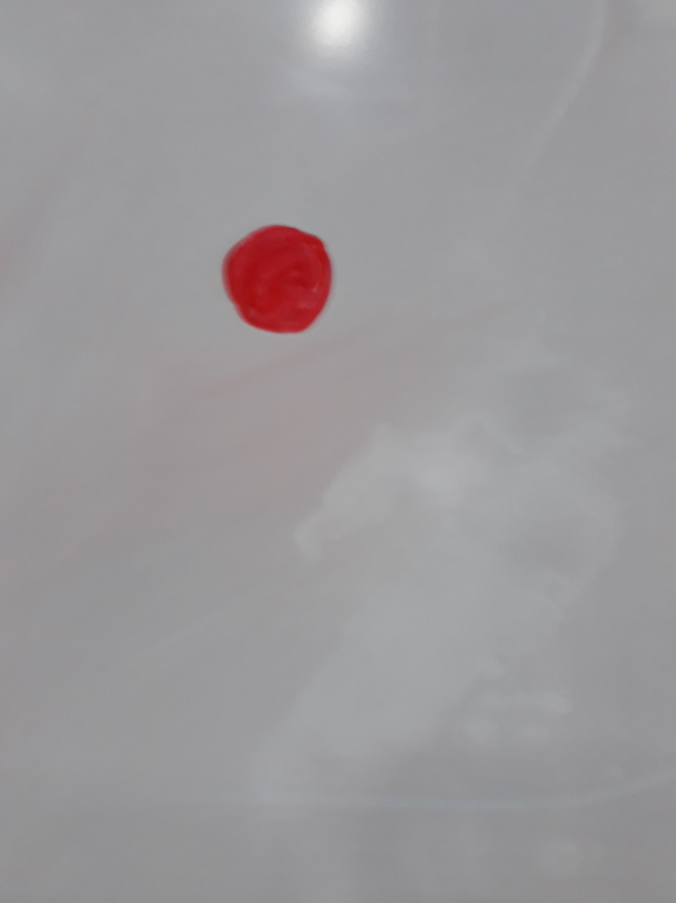
#> input picture src/launch_pad/src/red.jpg, 2704 x 3612 px (shown at 1/4 size)
$ python test.py
#> lines starting #> are read from the running program, lines starting #| are printed output that depends on the picture; after the words box and inside, x2 and y2 are one past the last pixel; in counts of white or black regions, pixels touching at a corner belong together
### src/launch_pad/src/threshold.py
import cv2
import numpy as np
import math
inp_image = cv2.imread('red.jpg', 0)
#> inp_image: shape (3612, 2704); min 51, max 242, mean 153.7
Gray_Threshold = 127

def threshold(image=inp_image):
	mean  = image.mean()
#> mean = 153.7
	Standard_deviation = np.std(image)
#> Standard_deviation = 12.63
	Gray_Threshold = mean - 2*Standard_deviation
#> Gray_Threshold = 128.5
	ret,thresh_img = cv2.threshold(image, Gray_Threshold, 255, cv2.THRESH_BINARY)
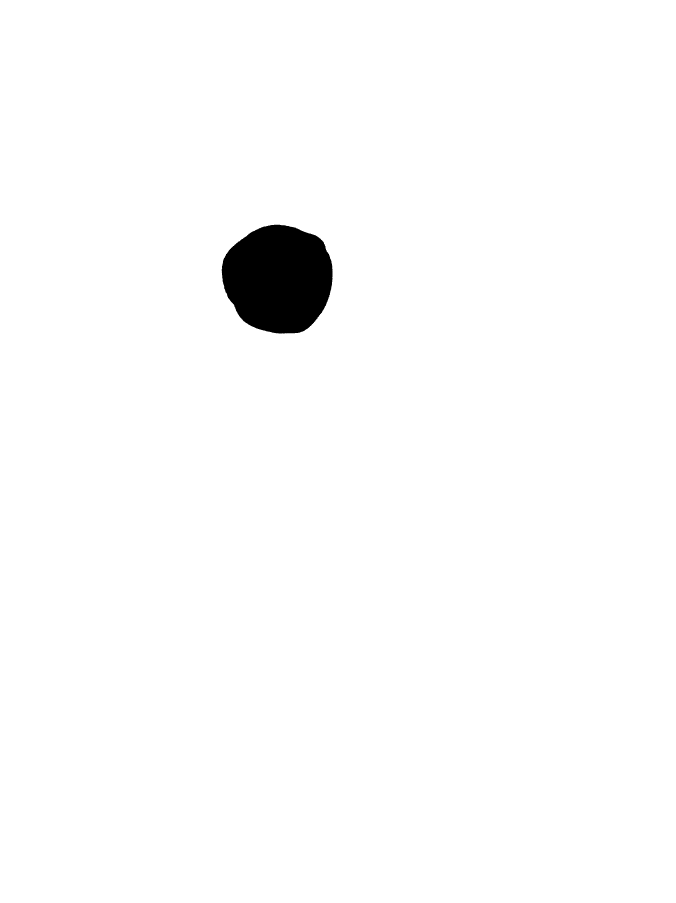
#> thresh_img: shape (3612, 2704) (shown at 1/4 size); 98.4% white; 1 black region, box (x1, y1, x2, y2) and area: (887, 899, 1330, 1334) 151665
#> ret = 128
	cv2.imwrite('im2.jpg', thresh_img)
	return thresh_img

threshold()

### src/launch_pad/src/add_matrix.py
import cv2
import numpy as np
import math
a = np.zeros((400,400,3))
#> a: shape (400, 400, 3) float64; every value is 0

def add_images(image_1=a, image_2=a):
	image_out = cv2.multiply(image_1,image_2)
	# image_out = image_out.astype(np.uint8)
	# ret,image_out = cv2.threshold(image_out, 127, 255, cv2.THRESH_BINARY_INV)
	return image_out

### src/launch_pad/src/resize_image.py
import numpy as np
import cv2

def resize_image( image):
	# image_1 = cv2.imread(image)
	dim = (600,600)
	resized = cv2.resize(image , dim  , interpolation = cv2.INTER_LINEAR)
	return(resized)

### src/launch_pad/src/test.py
import cv2
from threshold import threshold
from add_matrix import add_images
from resize_image import resize_image

im1 = cv2.imread('black.jpg', 0)
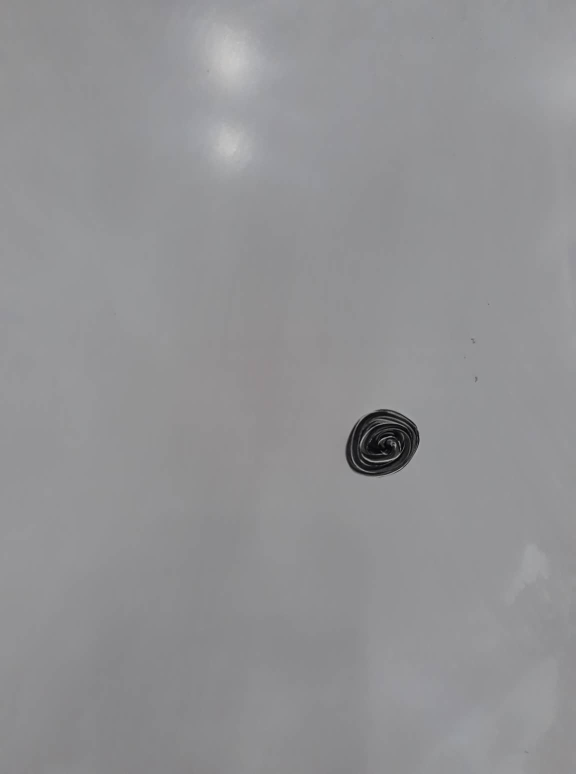
#> input picture src/launch_pad/src/black.jpg, 1152 x 1548 px (shown at 1/2 size)
#> im1: shape (1548, 1152); min 0, max 200, mean 146.2
im2 = cv2.imread('red.jpg', 0)

print(im1.shape)
#| (1548, 1152)

im1 = threshold(im1)
#> in threshold (call 2), `mean  = image.mean()`: mean = 146.2
#> in threshold (call 2), `Standard_deviation = np.std(image)`: Standard_deviation = 11.38
#> in threshold (call 2), `Gray_Threshold = mean - 2*Standard_deviation`: Gray_Threshold = 123.4
#> in threshold (call 2), `ret,thresh_img = cv2.threshold(image, Gray_Threshold, 255, cv2.THRESH_..`:
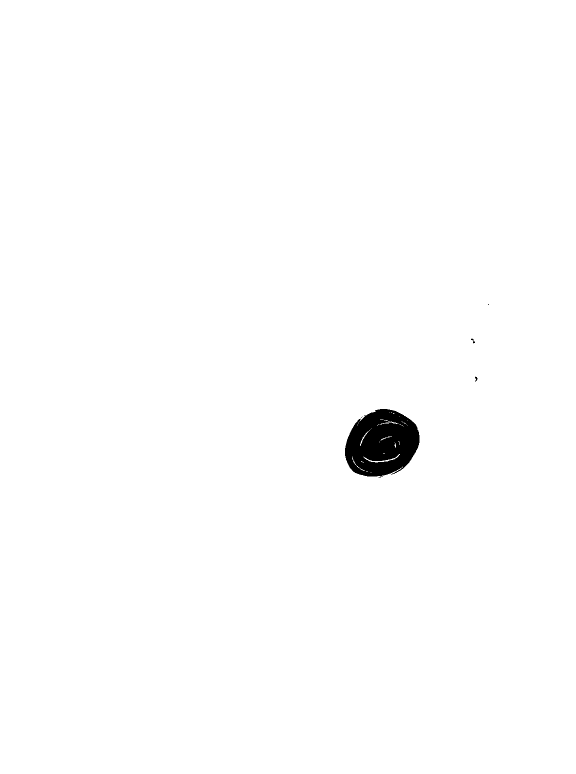
#> thresh_img: shape (1548, 1152) (shown at 1/2 size); 99.2% white; 7 black regions (4 under 20 px), largest, box (x1, y1, x2, y2) and area: (690, 818, 839, 953) 14996, (942, 677, 950, 687) 29, (950, 753, 955, 764) 29
#> in threshold (call 2), `ret,thresh_img = cv2.threshold(image, Gray_Threshold, 255, cv2.THRESH_..`: ret = 123
im2 = threshold(im2)

cv2.imwrite('im1.jpg', im1)
cv2.imwrite('im2.jpg', im2)

im1 = resize_image(im1)
#> in resize_image, `resized = cv2.resize(image , dim  , interpolation = cv2.INTER_LINEAR)`:
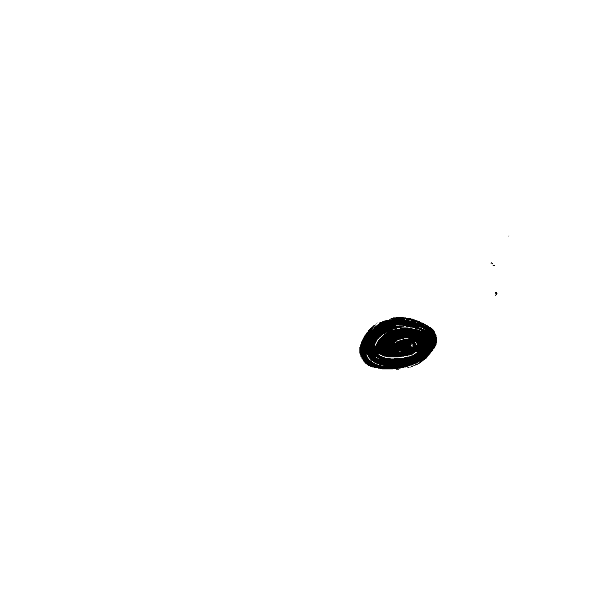
#> resized: shape (600, 600); min 0, max 255, mean 252.8
im2 = resize_image(im2)
#> in resize_image (call 2), `resized = cv2.resize(image , dim  , interpolation = cv2.INTER_LINEAR)`:
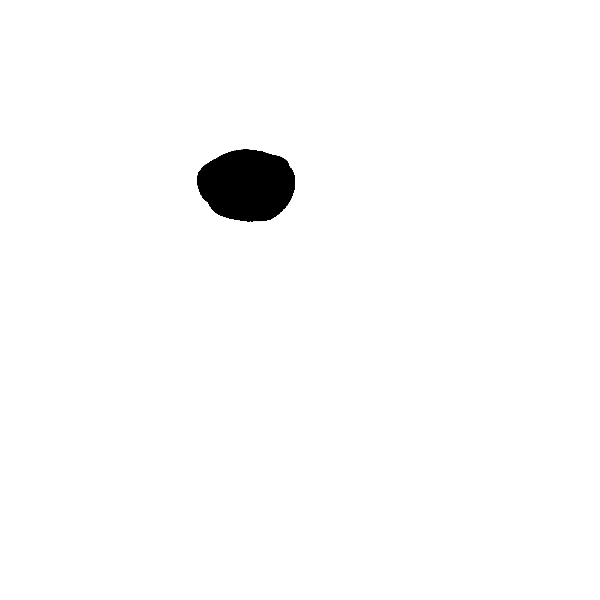
#> resized: shape (600, 600); min 0, max 255, mean 251

a = add_images(im1,im2)
#> in add_images, `image_out = cv2.multiply(image_1,image_2)`:
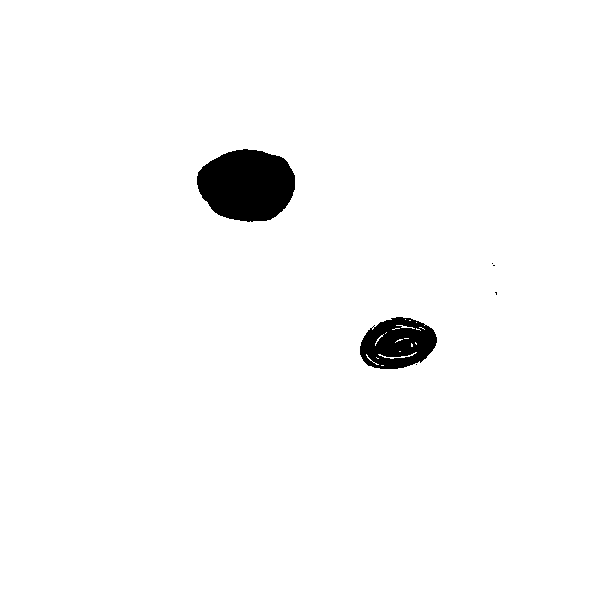
#> image_out: shape (600, 600); 97.7% white; 6 black regions (4 under 20 px), largest, box (x1, y1, x2, y2) and area: (197, 149, 295, 222) 5561, (360, 317, 437, 369) 2862
cv2.imwrite('binary_image.jpg', a)
